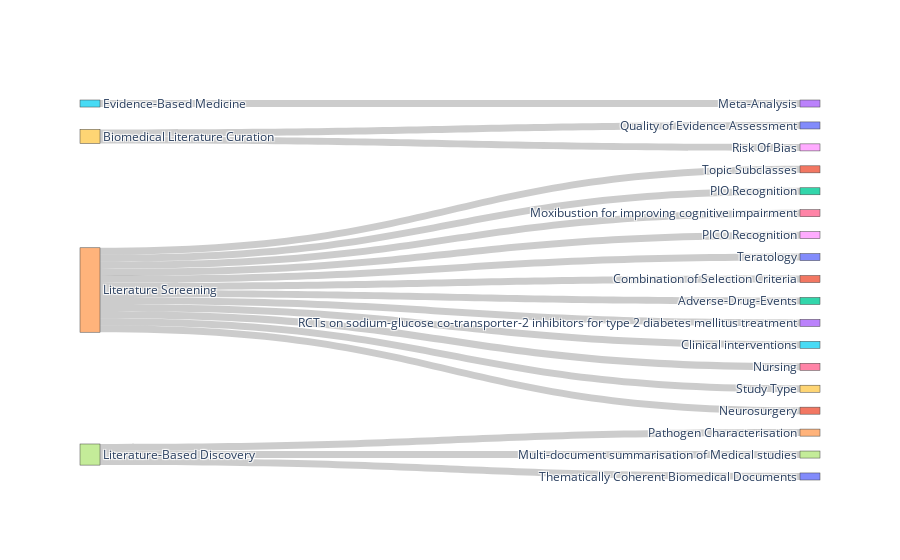

Notebook code cell kept with this figure:
### Code cell
import plotly.graph_objects as go # Import the graphical object

fig = go.Figure( 
    data=[go.Sankey( # The plot we are interest
        # This part is for the node information
        node = dict( 
            label = levels_combined
        ),
        # This part is for the link information
        link = dict(
            source = source_node,
            target = target_node,
            value = values
        ))])

# With this save the plots 
plot(fig,
     image_filename='sankey_plot_1', 
     image='png', 
     image_width=1000, 
     image_height=600
)
# And shows the plot
fig.show()

### Figure 1 — Plotly figure (JSON) as saved in the notebook; plotly's stock layout.template omitted (floating-point values rounded to 4 significant figures)
{"data": [{"link": {"source": [14, 14, 14, 14, 17, 14, 17, 14, 14, 5, 14, 14, 9, 14, 14, 9, 14, 17], "target": [11, 6, 8, 21, 20, 10, 4, 1, 16, 3, 2, 13, 0, 15, 19, 18, 12, 7], "value": [1, 1, 1, 1, 1, 1, 1, 1, 1, 1, 1, 1, 1, 1, 1, 1, 1, 1]}, "node": {"label": [" Quality of Evidence Assessment", " Topic Subclasses", " PIO Recognition", " Meta-Analysis", "  Pathogen Characterisation", "Evidence-Based Medicine", "  Moxibustion for improving cognitive impairment", " Multi-document summarisation of Medical studies", " PICO Recognition", "Biomedical Literature Curation", "  Teratology", " Combination of Selection Criteria", "  Adverse-Drug-Events", " RCTs on sodium-glucose co-transporter-2 inhibitors for type 2 diabetes mellitus treatment", "Literature Screening", "  Clinical interventions", "  Nursing", "Literature-Based Discovery", " Risk Of Bias", " Study Type", " Thematically Coherent Biomedical Documents", "  Neurosurgery"]}, "type": "sankey"}], "layout": {"autosize": true}}
